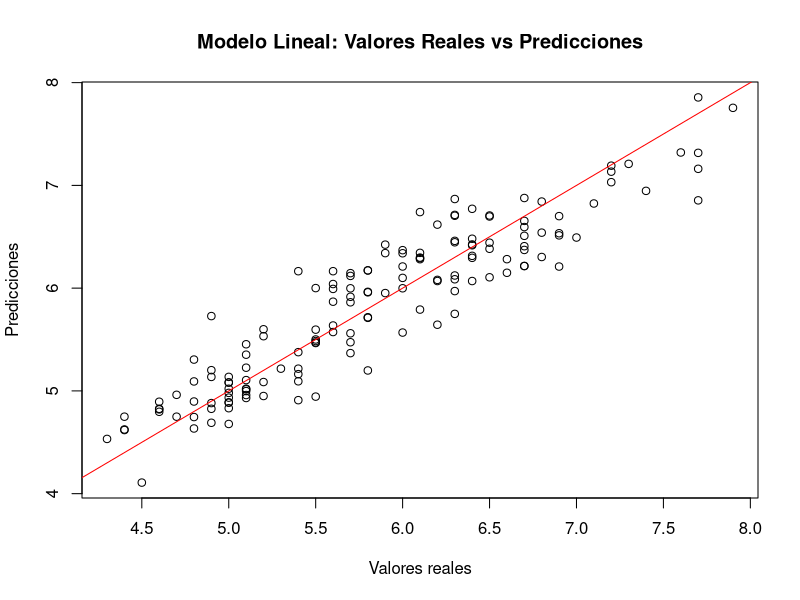
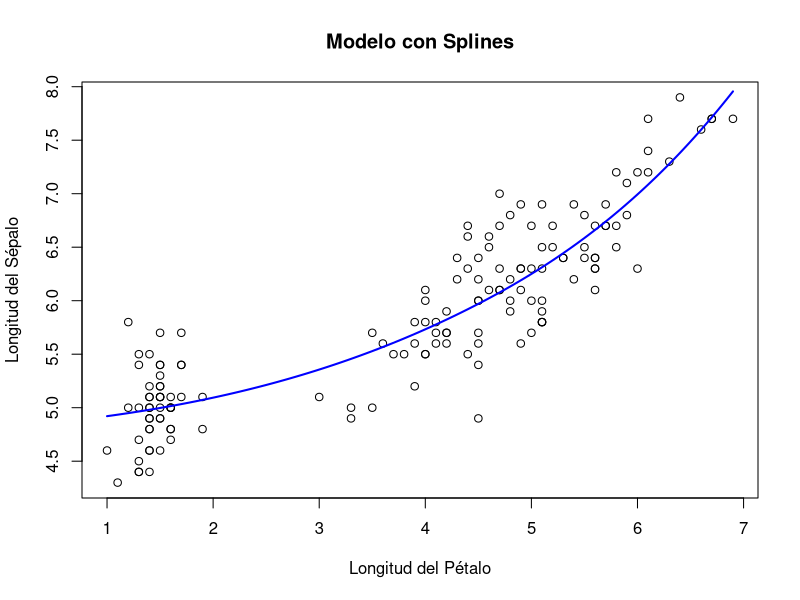

R code for these plots, in order:
## ---- chunk 1
knitr::opts_chunk$set(echo = TRUE)
## ---- chunk 2
head(iris)
## ---- chunk 3
library(palmerpenguins)
head(penguins)
## ---- chunk 4
head(PlantGrowth)
## ---- chunk 5
head(ChickWeight)
## ---- chunk 6
head(esoph)
## ---- chunk 7
# Cargar los datos
data(iris)

# Ajustar un modelo lineal
modelo_lineal <- lm(Sepal.Length ~ Sepal.Width + Petal.Length + Petal.Width, data = iris)
## ---- chunk 8
summary(modelo_lineal)
## ---- chunk 9
summary(modelo_lineal)
## ---- chunk 10
# Predicciones
predicciones <- predict(modelo_lineal, iris)

# Gráfico: valores reales vs predicciones
plot(iris$Sepal.Length, predicciones, 
     xlab = "Valores reales", ylab = "Predicciones",
     main = "Modelo Lineal: Valores Reales vs Predicciones")
abline(0, 1, col = "red")
## ---- chunk 11
library(splines)

# Ajustar un modelo con splines
modelo_splines <- lm(Sepal.Length ~ bs(Petal.Length, df = 4), data = iris)

# Resumen del modelo
summary(modelo_splines)
## ---- chunk 12
# Crear datos para predicciones
nuevos_datos <- data.frame(Petal.Length = seq(min(iris$Petal.Length), max(iris$Petal.Length), length.out = 100))
nuevos_datos$prediccion <- predict(modelo_splines, nuevos_datos)

# Gráfico
plot(iris$Petal.Length, iris$Sepal.Length, 
     xlab = "Longitud del Pétalo", ylab = "Longitud del Sépalo", 
     main = "Modelo con Splines")
lines(nuevos_datos$Petal.Length, nuevos_datos$prediccion, col = "blue", lwd = 2)
